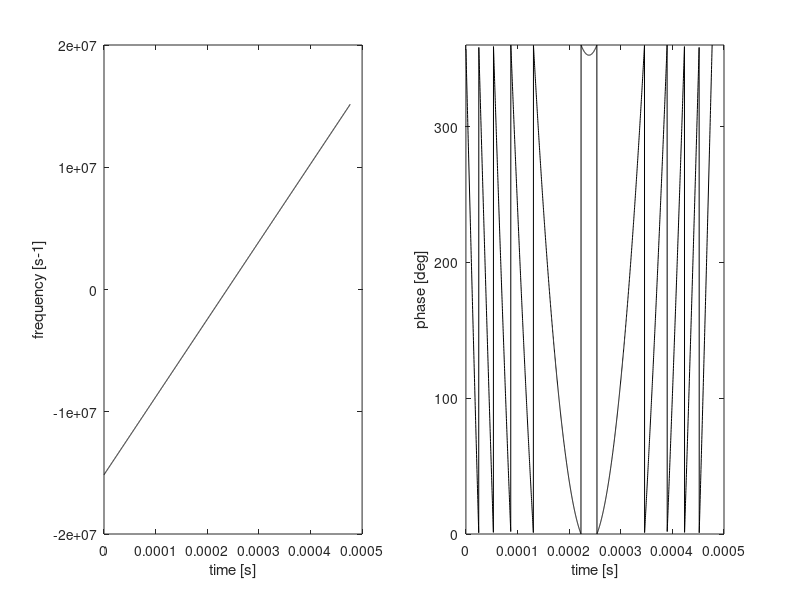
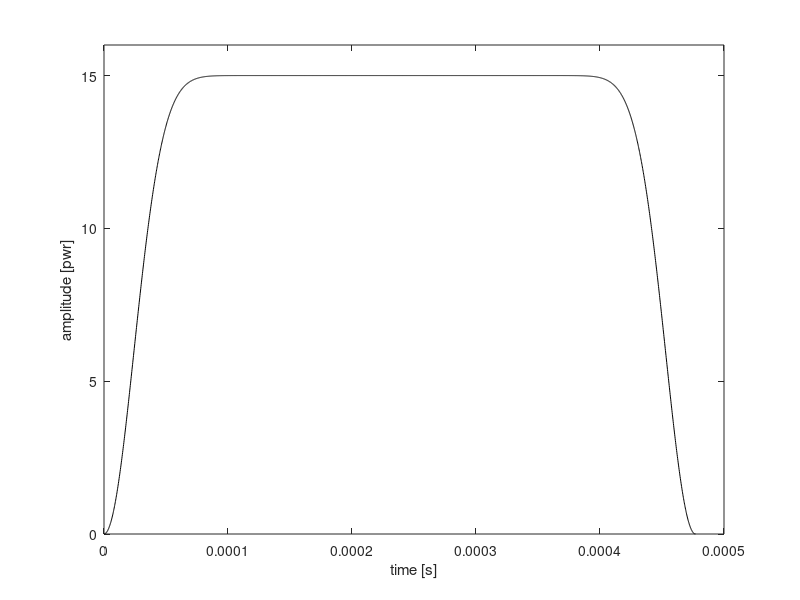
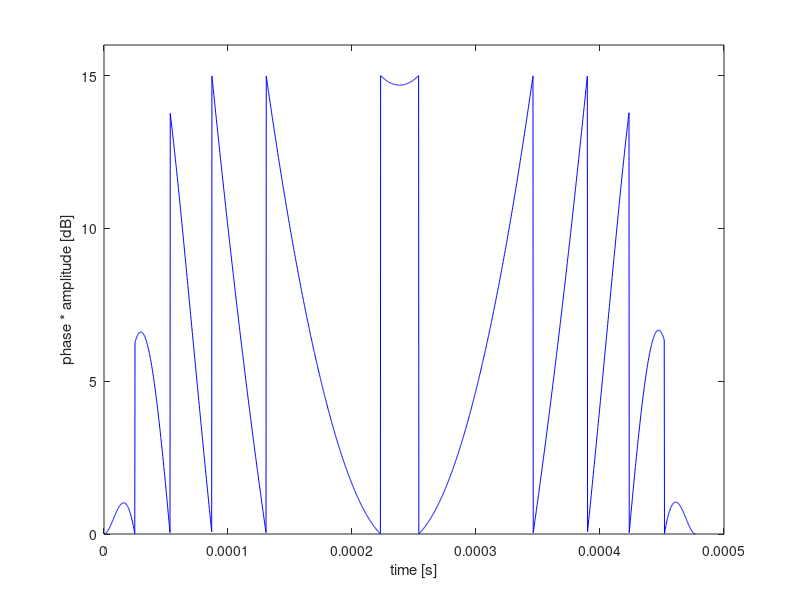

These figures' MATLAB source, in order:
% CHIRP phase table generator for Tecmag
% Adapted from Tecmag's CHIRP script

clear
clc
close all

%%%%%%% User-defined parameters %%%%%%%
% tic

dt = 200e-9;             % time per point in waveform (s) [Scout limit is 20ns]
tau = .477e-3;            % pulse length (s)
sliceheight = 0.300;     % mm


G = 6.59;               %T m-1, B0 field gradient [PM25 = 6.59]
                        %                         [PM5 = 23.87]
offset = 0;             %mm, frequency offset (if applicable)
amplitude = 15;          %pwr, for Tecmag
% Note: The offset is subtracted from the frequency so that a negative
% offset increases the frequency, bringing the slice closer to the magnet.
% This makes the spatial orientation consistent with the sign of the
% offset--positive offset is up, negative offset is down.

% frequency ramping for CHIRP
LINramp = 1;
EXPramp = 0; 

% shape for edges of amplitude profile
WURSTshape = 1;
LINEARshape = 0;
linearPct = 0.01;       % percent of the front end and back end of the pulse
                        % that will be linearly ramped


%%%%%%% END User-defined parameters %%%%%%%

N = round(tau/dt);              %number of points per pulse waveform
gamma = 42.576;                 %MHz T-1
SW = sliceheight*G*gamma*1000;  %Hz
% SW_s = SW*2*pi;               %rad s-1
offsetHz = offset*1000*G*gamma; %Hz
f0 = -SW/2 - offsetHz;          %initial frequency (Hz)
fF = +SW/2 - offsetHz;          %final frequency (Hz)
   
    
% CALCULATION OF PHASE %

% Linear phase ramping
if LINramp == 1;
    
%analytical expressions *POSSIBLY INCORRECT WITH Hz/rad/deg UNITS*
%     f = f0 + SW*t/tau;                          %frequency (Hz, or cycles s-1)
%     f_s = f0_s + SW_s*t/tau;                    %frequency (rad s-1)
%     phase = f0*t+SW/2/tau*t.^2;                 %phase (cycles, or Hz*s)
%     phase_s = f0_s*t + SW_s/2/tau*t.^2;         %phase (rad)

% numerical expressions
    f = linspace(f0,fF,N);            % frequency (Hz, or cycles s-1)
    f_s = f*360;                      % frequency (deg s-1)
    phase_s = cumsum(f_s)*dt;         % phase (deg) 
    phase_s360 = mod(phase_s,360);    % phase (deg, mod 360)

    
    
% Exponential phase ramping
elseif EXPramp == 1;
    
%analytical expression for exponential growth *POSSIBLY INCORRECT WITH Hz/rad/deg UNITS*
%     f = SW.^(t/(tau*(1-linearPct))) - 1 + f0;
%     phase = (tau*(1-linearPct)/log(SW))*(SW.^(t/(tau*(1-linearPct)))-1)-t*(1-f0);
    
% numerical log-spaced points
    f = logspace(0,log10(SW),N)-1-SW/2;       % frequency (Hz, or cycles s-1)
    f_s = f*360;                              % frequency (deg s-1)
    phase = cumsum(f)*dt;                     % phase (cycles, or Hz*s)
    phase_s = cumsum(f_s)*dt;                 % phase (deg)
    phase_s360 = mod(phase_s,360);            % phase (deg, mod 360)
end

dlmwrite('CHIRP_Phase.dat',phase_s360');

t = linspace(0,tau,N);
figure(1)
subplot(1,2,1)
plot(t,f_s,'-k')
xlabel('time [s]')
ylabel('frequency [s-1]')
subplot(1,2,2)
plot(t,phase_s360,'-k')
xlabel('time [s]')
ylabel('phase [deg]')
ylim([0 360])


tamp = linspace(0,tau,N);

% CALCULATION OF AMPLITUDE %
amp = amplitude; 

% WURST shaping
if WURSTshape == 1
    amp = amplitude*(1-(cos(pi*tamp/tau)).^40);
    
% Linear shaping
elseif LINEARshape == 1
    lshapeLeft = linspace(0,1,round(length(tamp)*linearPct));
    lshapeRight = linspace(1,0,round(length(tamp)*linearPct));
    lshape = [lshapeLeft,ones(1,length(tamp)-2*length(lshapeLeft)),lshapeRight];
    amp = amplitude*lshape; 
end


dlmwrite('CHIRP_Amp.dat',amp');
    figure(2)
    plot(tamp,amp,'-k')
    xlabel('time [s]')
    ylabel('amplitude [pwr]')
    ylim([0 amplitude+1])

        
    figure(3)
    plot(tamp,amp.*phase_s360/360,'-b')
    xlabel('time [s]')
    ylabel('phase * amplitude [dB]')
    ylim([0 amplitude+1])